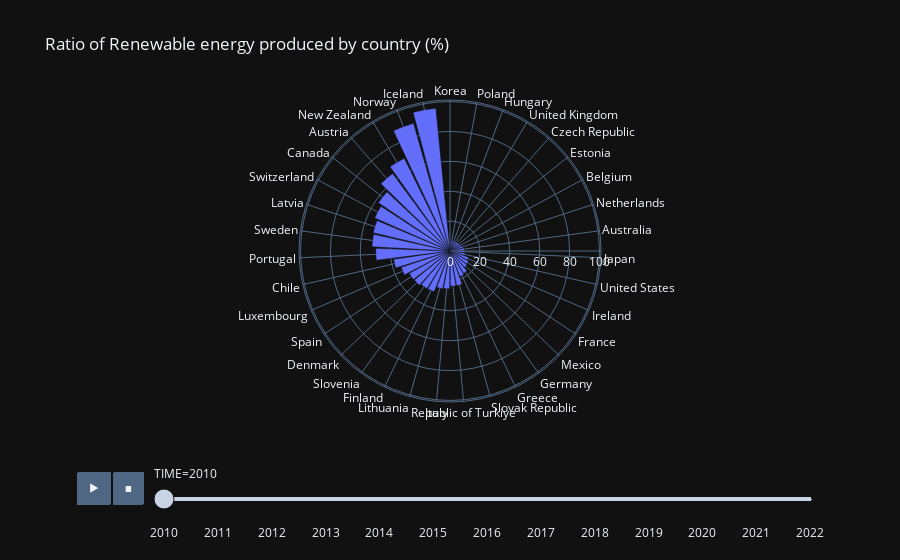

Notebook code for this chart:
### Code cell
data_rad = data_yearly[~data_yearly["COUNTRY"].isin(['OECD Americas','OECD Asia Oceania', 'OECD Europe', 'OECD Total','IEA Total' ])].sort_values(by=["TIME",energy_select.result])
fig = px.bar_polar(data_rad, r=energy_select.result, theta="COUNTRY",template="plotly_dark",animation_frame="TIME", title=f"Ratio of {energy_select.result[2:-9].title()} energy produced by country (%)")
fig.show()

### Figure 1 — Plotly figure (JSON) as saved in the notebook; plotly's stock layout.template omitted (floating-point values rounded to 4 significant figures)
{"data": [{"hovertemplate": "TIME=2010<br>%_RENEWABLE_PRODUCED=%{r}<br>COUNTRY=%{theta}<extra></extra>", "legendgroup": "", "marker": {"color": "#636efa", "pattern": {"shape": ""}}, "name": "", "r": [1.781, 6.981, 7.312, 7.351, 7.534, 7.606, 8.021, 9.072, 9.727, 10.01, 10.32, 13.16, 14.13, 14.6, 17.46, 18.37, 23.64, 23.67, 25.31, 25.75, 29.3, 29.54, 30.72, 31.06, 34.45, 38.07, 49.69, 52.3, 52.87, 55.03, 57.82, 64.56, 69.18, 88.85, 95.98], "showlegend": false, "subplot": "polar", "theta": ["Korea", "Poland", "Hungary", "United Kingdom", "Czech Republic", "Estonia", "Belgium", "Netherlands", "Australia", "Japan", "United States", "Ireland", "France", "Mexico", "Germany", "Greece", "Slovak Republic", "Republic of Turkiye", "Italy", "Lithuania", "Finland", "Slovenia", "Denmark", "Spain", "Luxembourg", "Chile", "Portugal", "Sweden", "Latvia", "Switzerland", "Canada", "Austria", "New Zealand", "Norway", "Iceland"], "type": "barpolar"}], "layout": {"barmode": "relative", "legend": {"tracegroupgap": 0}, "polar": {"angularaxis": {"direction": "clockwise", "rotation": 90}, "domain": {"x": [0, 1], "y": [0, 1]}}, "sliders": [{"active": 0, "currentvalue": {"prefix": "TIME="}, "len": 0.9, "pad": {"b": 10, "t": 60}, "steps": [{"args": [["2010"], {"frame": {"duration": 0, "redraw": true}, "fromcurrent": true, "mode": "immediate", "transition": {"duration": 0, "easing": "linear"}}], "label": "2010", "method": "animate"}, {"args": [["2011"], {"frame": {"duration": 0, "redraw": true}, "fromcurrent": true, "mode": "immediate", "transition": {"duration": 0, "easing": "linear"}}], "label": "2011", "method": "animate"}, {"args": [["2012"], {"frame": {"duration": 0, "redraw": true}, "fromcurrent": true, "mode": "immediate", "transition": {"duration": 0, "easing": "linear"}}], "label": "2012", "method": "animate"}, {"args": [["2013"], {"frame": {"duration": 0, "redraw": true}, "fromcurrent": true, "mode": "immediate", "transition": {"duration": 0, "easing": "linear"}}], "label": "2013", "method": "animate"}, {"args": [["2014"], {"frame": {"duration": 0, "redraw": true}, "fromcurrent": true, "mode": "immediate", "transition": {"duration": 0, "easing": "linear"}}], "label": "2014", "method": "animate"}, {"args": [["2015"], {"frame": {"duration": 0, "redraw": true}, "fromcurrent": true, "mode": "immediate", "transition": {"duration": 0, "easing": "linear"}}], "label": "2015", "method": "animate"}, {"args": [["2016"], {"frame": {"duration": 0, "redraw": true}, "fromcurrent": true, "mode": "immediate", "transition": {"duration": 0, "easing": "linear"}}], "label": "2016", "method": "animate"}, {"args": [["2017"], {"frame": {"duration": 0, "redraw": true}, "fromcurrent": true, "mode": "immediate", "transition": {"duration": 0, "easing": "linear"}}], "label": "2017", "method": "animate"}, {"args": [["2018"], {"frame": {"duration": 0, "redraw": true}, "fromcurrent": true, "mode": "immediate", "transition": {"duration": 0, "easing": "linear"}}], "label": "2018", "method": "animate"}, {"args": [["2019"], {"frame": {"duration": 0, "redraw": true}, "fromcurrent": true, "mode": "immediate", "transition": {"duration": 0, "easing": "linear"}}], "label": "2019", "method": "animate"}, {"args": [["2020"], {"frame": {"duration": 0, "redraw": true}, "fromcurrent": true, "mode": "immediate", "transition": {"duration": 0, "easing": "linear"}}], "label": "2020", "method": "animate"}, {"args": [["2021"], {"frame": {"duration": 0, "redraw": true}, "fromcurrent": true, "mode": "immediate", "transition": {"duration": 0, "easing": "linear"}}], "label": "2021", "method": "animate"}, {"args": [["2022"], {"frame": {"duration": 0, "redraw": true}, "fromcurrent": true, "mode": "immediate", "transition": {"duration": 0, "easing": "linear"}}], "label": "2022", "method": "animate"}], "x": 0.1, "xanchor": "left", "y": 0, "yanchor": "top"}], "title": {"text": "Ratio of Renewable energy produced by country (%)"}, "updatemenus": [{"buttons": [{"args": [null, {"frame": {"duration": 500, "redraw": true}, "fromcurrent": true, "mode": "immediate", "transition": {"duration": 500, "easing": "linear"}}], "label": "&#9654;", "method": "animate"}, {"args": [[null], {"frame": {"duration": 0, "redraw": true}, "fromcurrent": true, "mode": "immediate", "transition": {"duration": 0, "easing": "linear"}}], "label": "&#9724;", "method": "animate"}], "direction": "left", "pad": {"r": 10, "t": 70}, "showactive": false, "type": "buttons", "x": 0.1, "xanchor": "right", "y": 0, "yanchor": "top"}]}}
